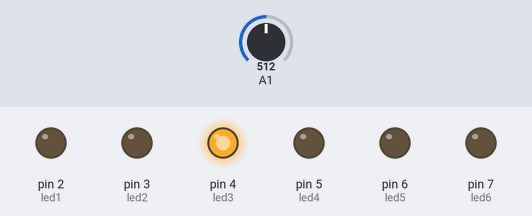
A sketch run on a simulated Arduino Uno, built with avr-gcc and run on an emulated ATmega328P. Shown: output pins drawn as LEDs (lit = HIGH). The test bench sets the inputs (shaded band); at power-on: A1 = 512. What the sketch prints to the serial monitor is not drawn.

Above: at 1.2 s.
1.3 s: A1 set to 601
2.8 s: A1 set to 626
At 3.7 s:
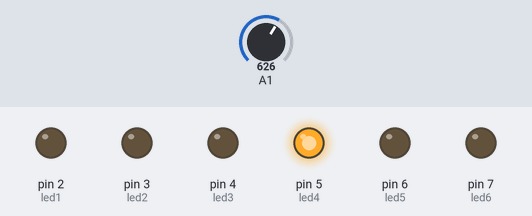
4.3 s: A1 set to 799
5.8 s: A1 set to 825
At 6.1 s:
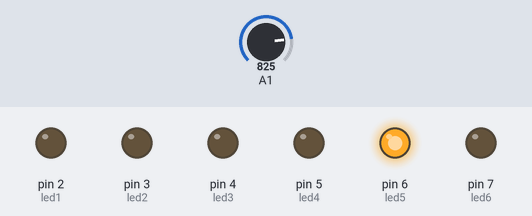
7.3 s: A1 set to 1004
8.8 s: A1 set to 1020
At 9.5 s:
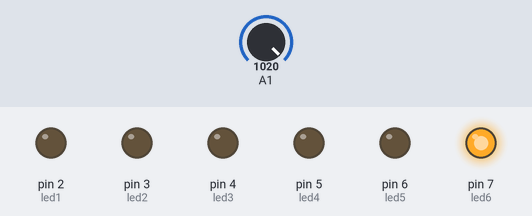
Timing chart, 0 to 11.3 s (numbered marks = the images above; inputs shaded):
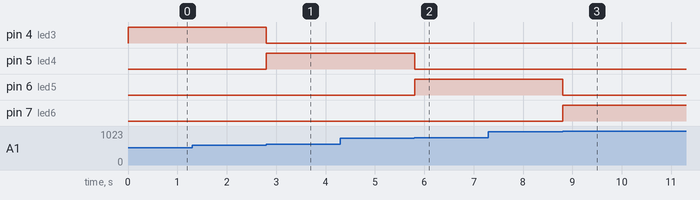

The sketch:

VR_LED2.ino
```cpp
#define VR analogRead(A1)     // 0...1023

void setup() {
  Serial.begin(9600);

  pinMode(2, OUTPUT);         // led1
  pinMode(3, OUTPUT);         // led2
  pinMode(4, OUTPUT);         // led3
  pinMode(5, OUTPUT);         // led4
  pinMode(6, OUTPUT);         // led5
  pinMode(7, OUTPUT);         // led6
}

int led_control;  // 0...5

void loop() {
  led_control = VR / 204;
  Serial.println(led_control);

  digitalWrite(2, led_control == 0);
  digitalWrite(3, led_control == 1);
  digitalWrite(4, led_control == 2);
  digitalWrite(5, led_control == 3);
  digitalWrite(6, led_control == 4);
  digitalWrite(7, led_control == 5);

}
```

Measured:
- the behaviour switches between 611 and 612 on A1 (found by bisection; images 0 and 1)
- the behaviour switches between 815 and 816 on A1 (found by bisection; images 1 and 2)
- the behaviour switches between 1019 and 1020 on A1 (found by bisection; images 2 and 3)
- after the input at 2.8 s, pin 4 (led3): HIGH → LOW at once; pin 5 (led4): LOW → HIGH at once
- after the input at 5.8 s, pin 5 (led4): HIGH → LOW at once; pin 6 (led5): LOW → HIGH at once
- after the input at 8.8 s, pin 6 (led5): HIGH → LOW at once; pin 7 (led6): LOW → HIGH at once
